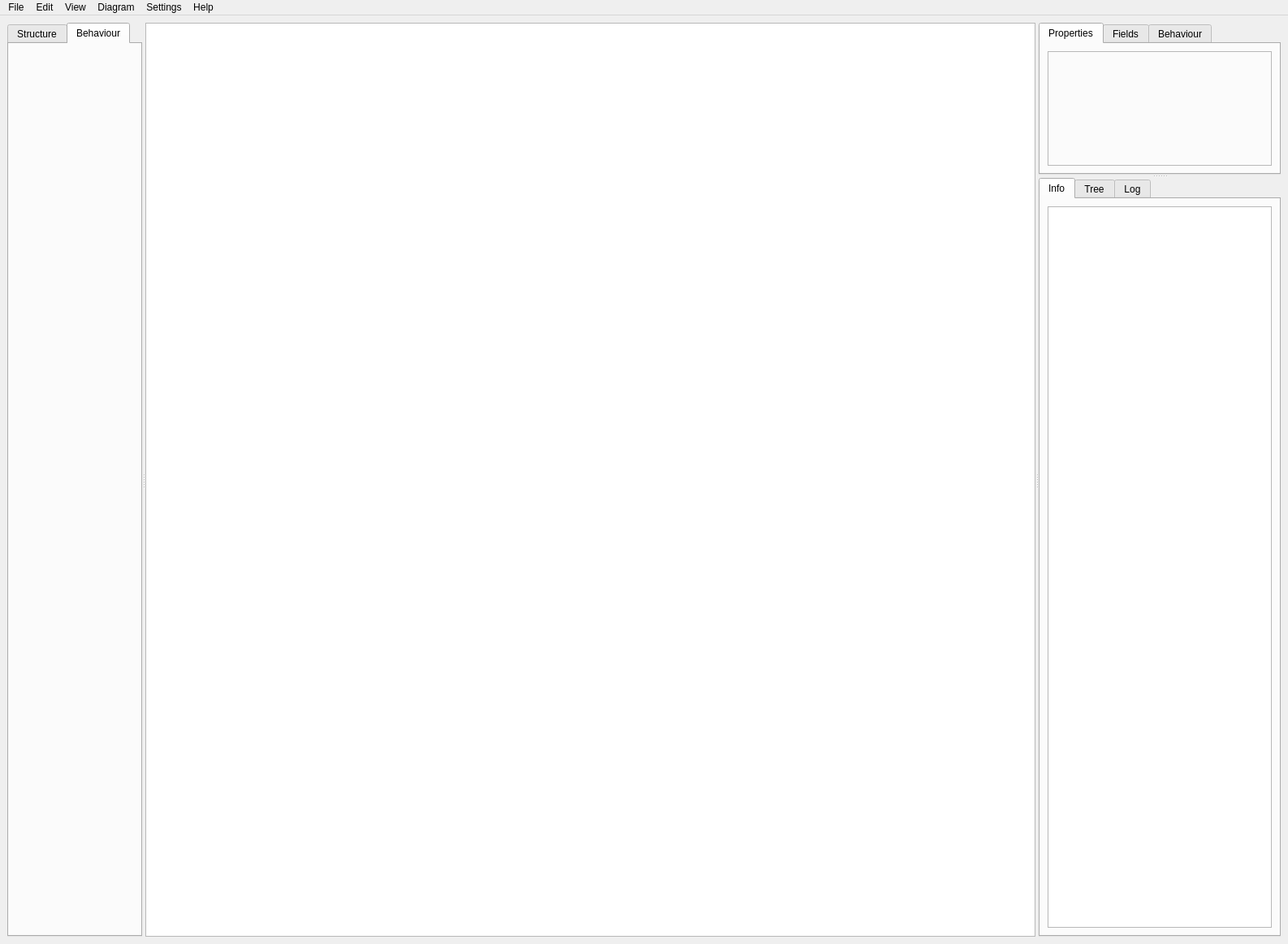
<?xml version="1.0" encoding="UTF-8"?>
<ui version="4.0">
 <class>MainWindow</class>
 <widget class="QMainWindow" name="MainWindow">
  <property name="geometry">
   <rect>
    <x>0</x>
    <y>0</y>
    <width>1586</width>
    <height>1162</height>
   </rect>
  </property>
  <property name="sizePolicy">
   <sizepolicy hsizetype="Preferred" vsizetype="Preferred">
    <horstretch>2</horstretch>
    <verstretch>0</verstretch>
   </sizepolicy>
  </property>
  <property name="windowTitle">
   <string>MainWindow</string>
  </property>
  <widget class="QWidget" name="centralwidget">
   <layout class="QHBoxLayout" name="horizontalLayout">
    <item>
     <widget class="QSplitter" name="splitter">
      <property name="orientation">
       <enum>Qt::Horizontal</enum>
      </property>
      <widget class="QTabWidget" name="leftPanel">
       <property name="sizePolicy">
        <sizepolicy hsizetype="Preferred" vsizetype="Preferred">
         <horstretch>1</horstretch>
         <verstretch>0</verstretch>
        </sizepolicy>
       </property>
       <property name="currentIndex">
        <number>1</number>
       </property>
       <widget class="QWidget" name="structureElements">
        <attribute name="title">
         <string>Structure</string>
        </attribute>
        <layout class="QVBoxLayout" name="verticalLayout">
         <item>
          <widget class="QToolBox" name="structureToolbox">
           <property name="currentIndex">
            <number>-1</number>
           </property>
          </widget>
         </item>
        </layout>
       </widget>
       <widget class="QWidget" name="behaviourElements">
        <attribute name="title">
         <string>Behaviour</string>
        </attribute>
        <layout class="QVBoxLayout" name="verticalLayout_2">
         <item>
          <widget class="QToolBox" name="behaviourToolbox">
           <property name="currentIndex">
            <number>-1</number>
           </property>
          </widget>
         </item>
        </layout>
       </widget>
      </widget>
      <widget class="CanvasView" name="graphicsView">
       <property name="sizePolicy">
        <sizepolicy hsizetype="Expanding" vsizetype="Expanding">
         <horstretch>4</horstretch>
         <verstretch>0</verstretch>
        </sizepolicy>
       </property>
       <property name="minimumSize">
        <size>
         <width>500</width>
         <height>0</height>
        </size>
       </property>
      </widget>
      <widget class="QSplitter" name="rightPanel">
       <property name="sizePolicy">
        <sizepolicy hsizetype="Preferred" vsizetype="Expanding">
         <horstretch>1</horstretch>
         <verstretch>0</verstretch>
        </sizepolicy>
       </property>
       <property name="orientation">
        <enum>Qt::Vertical</enum>
       </property>
       <property name="class" stdset="0">
        <string>right-panel</string>
       </property>
       <widget class="QTabWidget" name="propertiesMenu">
        <property name="sizePolicy">
         <sizepolicy hsizetype="Expanding" vsizetype="Expanding">
          <horstretch>1</horstretch>
          <verstretch>0</verstretch>
         </sizepolicy>
        </property>
        <property name="tabShape">
         <enum>QTabWidget::Rounded</enum>
        </property>
        <property name="currentIndex">
         <number>0</number>
        </property>
        <property name="usesScrollButtons">
         <bool>false</bool>
        </property>
        <property name="documentMode">
         <bool>false</bool>
        </property>
        <property name="class" stdset="0">
         <string>properties-menu</string>
        </property>
        <widget class="QWidget" name="propertiesTab">
         <property name="sizePolicy">
          <sizepolicy hsizetype="Expanding" vsizetype="Preferred">
           <horstretch>0</horstretch>
           <verstretch>0</verstretch>
          </sizepolicy>
         </property>
         <attribute name="title">
          <string>Properties</string>
         </attribute>
         <layout class="QVBoxLayout" name="verticalLayout_4">
          <item>
           <widget class="PropertiesMenu" name="propertiesFrame">
            <property name="frameShape">
             <enum>QFrame::StyledPanel</enum>
            </property>
            <property name="frameShadow">
             <enum>QFrame::Raised</enum>
            </property>
           </widget>
          </item>
         </layout>
        </widget>
        <widget class="QWidget" name="fieldsTab">
         <property name="sizePolicy">
          <sizepolicy hsizetype="Expanding" vsizetype="Preferred">
           <horstretch>0</horstretch>
           <verstretch>0</verstretch>
          </sizepolicy>
         </property>
         <attribute name="title">
          <string>Fields</string>
         </attribute>
         <layout class="QVBoxLayout" name="verticalLayout_8">
          <item>
           <widget class="QFrame" name="frame">
            <property name="frameShape">
             <enum>QFrame::StyledPanel</enum>
            </property>
            <property name="frameShadow">
             <enum>QFrame::Raised</enum>
            </property>
           </widget>
          </item>
         </layout>
        </widget>
        <widget class="QWidget" name="behaviourTab">
         <property name="sizePolicy">
          <sizepolicy hsizetype="Expanding" vsizetype="Preferred">
           <horstretch>0</horstretch>
           <verstretch>0</verstretch>
          </sizepolicy>
         </property>
         <attribute name="title">
          <string>Behaviour</string>
         </attribute>
         <layout class="QVBoxLayout" name="verticalLayout_7">
          <item>
           <widget class="QFrame" name="frame_2">
            <property name="frameShape">
             <enum>QFrame::StyledPanel</enum>
            </property>
            <property name="frameShadow">
             <enum>QFrame::Raised</enum>
            </property>
           </widget>
          </item>
         </layout>
        </widget>
       </widget>
       <widget class="QTabWidget" name="helpMenu">
        <property name="sizePolicy">
         <sizepolicy hsizetype="Expanding" vsizetype="Expanding">
          <horstretch>1</horstretch>
          <verstretch>0</verstretch>
         </sizepolicy>
        </property>
        <property name="currentIndex">
         <number>0</number>
        </property>
        <property name="documentMode">
         <bool>false</bool>
        </property>
        <property name="class" stdset="0">
         <string>help-menu</string>
        </property>
        <widget class="QWidget" name="infoTab">
         <attribute name="title">
          <string>Info</string>
         </attribute>
         <layout class="QVBoxLayout" name="verticalLayout_3">
          <item>
           <widget class="QTextBrowser" name="infoText"/>
          </item>
         </layout>
        </widget>
        <widget class="QWidget" name="structureTab">
         <attribute name="title">
          <string>Tree</string>
         </attribute>
         <layout class="QVBoxLayout" name="verticalLayout_6">
          <item>
           <widget class="QTreeWidget" name="treeWidget">
            <column>
             <property name="text">
              <string notr="true">1</string>
             </property>
            </column>
           </widget>
          </item>
         </layout>
        </widget>
        <widget class="QWidget" name="tab">
         <attribute name="title">
          <string>Log</string>
         </attribute>
         <layout class="QVBoxLayout" name="verticalLayout_5">
          <item>
           <widget class="QTextBrowser" name="logText"/>
          </item>
         </layout>
        </widget>
       </widget>
      </widget>
     </widget>
    </item>
   </layout>
  </widget>
  <widget class="QMenuBar" name="menubar">
   <property name="geometry">
    <rect>
     <x>0</x>
     <y>0</y>
     <width>1586</width>
     <height>29</height>
    </rect>
   </property>
   <widget class="QMenu" name="menuFile">
    <property name="title">
     <string>File</string>
    </property>
    <addaction name="actionNew"/>
    <addaction name="actionOpen"/>
    <addaction name="actionSave"/>
    <addaction name="actionSave_As"/>
   </widget>
   <widget class="QMenu" name="menuEdit">
    <property name="title">
     <string>Edit</string>
    </property>
   </widget>
   <widget class="QMenu" name="menuView">
    <property name="title">
     <string>View</string>
    </property>
   </widget>
   <widget class="QMenu" name="menuSettings">
    <property name="title">
     <string>Settings</string>
    </property>
    <widget class="QMenu" name="menuLog_level">
     <property name="title">
      <string>Log level</string>
     </property>
     <addaction name="actionError"/>
     <addaction name="actionWarning"/>
     <addaction name="actionInfo"/>
     <addaction name="actionDebug"/>
    </widget>
    <widget class="QMenu" name="menuGenerator">
     <property name="title">
      <string>Generator</string>
     </property>
    </widget>
    <addaction name="menuLog_level"/>
    <addaction name="menuGenerator"/>
   </widget>
   <widget class="QMenu" name="menuWindow">
    <property name="title">
     <string>Diagram</string>
    </property>
    <addaction name="actionGenerate"/>
   </widget>
   <widget class="QMenu" name="menuHelp">
    <property name="title">
     <string>Help</string>
    </property>
   </widget>
   <addaction name="menuFile"/>
   <addaction name="menuEdit"/>
   <addaction name="menuView"/>
   <addaction name="menuWindow"/>
   <addaction name="menuSettings"/>
   <addaction name="menuHelp"/>
  </widget>
  <action name="actionNew">
   <property name="text">
    <string>New</string>
   </property>
  </action>
  <action name="actionOpen">
   <property name="text">
    <string>Open</string>
   </property>
  </action>
  <action name="actionSave">
   <property name="text">
    <string>Save</string>
   </property>
  </action>
  <action name="actionGenerate">
   <property name="text">
    <string>Generate</string>
   </property>
   <property name="shortcut">
    <string>F5</string>
   </property>
  </action>
  <action name="actionSave_As">
   <property name="text">
    <string>Save As</string>
   </property>
  </action>
  <action name="actionError">
   <property name="text">
    <string>Error</string>
   </property>
  </action>
  <action name="actionWarning">
   <property name="text">
    <string>Warning</string>
   </property>
  </action>
  <action name="actionInfo">
   <property name="text">
    <string>Info</string>
   </property>
  </action>
  <action name="actionDebug">
   <property name="text">
    <string>Debug</string>
   </property>
  </action>
  <action name="actionCpp">
   <property name="text">
    <string>C++</string>
   </property>
  </action>
 </widget>
 <customwidgets>
  <customwidget>
   <class>CanvasView</class>
   <extends>QGraphicsView</extends>
   <header>system/canvas_view.h</header>
  </customwidget>
  <customwidget>
   <class>PropertiesMenu</class>
   <extends>QFrame</extends>
   <header>widgets/properties_menu.h</header>
   <container>1</container>
  </customwidget>
 </customwidgets>
 <resources/>
 <connections/>
</ui>
